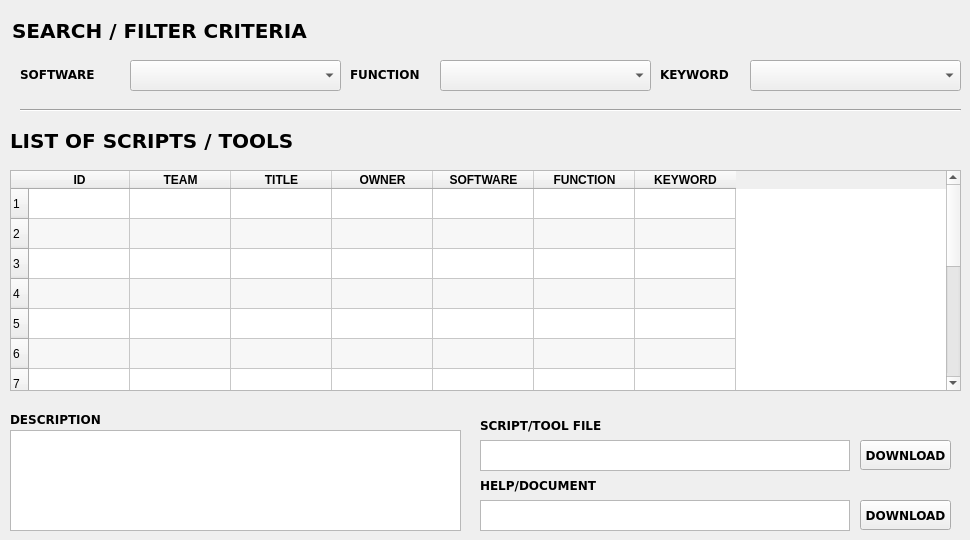
    <widget class="QWidget" name="tab">
     <attribute name="title">
      <string>SEARCH</string>
     </attribute>
     <widget class="QLabel" name="label_51">
      <property name="geometry">
       <rect>
        <x>12</x>
        <y>20</y>
        <width>431</width>
        <height>21</height>
       </rect>
      </property>
      <property name="font">
       <font>
        <family>Verdana</family>
        <pointsize>15</pointsize>
        <weight>75</weight>
        <bold>true</bold>
       </font>
      </property>
      <property name="text">
       <string>SEARCH / FILTER CRITERIA</string>
      </property>
     </widget>
     <widget class="Line" name="line">
      <property name="geometry">
       <rect>
        <x>20</x>
        <y>100</y>
        <width>941</width>
        <height>21</height>
       </rect>
      </property>
      <property name="orientation">
       <enum>Qt::Horizontal</enum>
      </property>
     </widget>
     <widget class="QLabel" name="label_48">
      <property name="geometry">
       <rect>
        <x>20</x>
        <y>65</y>
        <width>90</width>
        <height>20</height>
       </rect>
      </property>
      <property name="font">
       <font>
        <family>Verdana</family>
        <pointsize>9</pointsize>
        <weight>75</weight>
        <bold>true</bold>
       </font>
      </property>
      <property name="text">
       <string>&lt;html&gt;&lt;head/&gt;&lt;body&gt;&lt;p&gt;SOFTWARE&lt;/p&gt;&lt;/body&gt;&lt;/html&gt;</string>
      </property>
     </widget>
     <widget class="QComboBox" name="search_software">
      <property name="geometry">
       <rect>
        <x>130</x>
        <y>60</y>
        <width>211</width>
        <height>31</height>
       </rect>
      </property>
     </widget>
     <widget class="QComboBox" name="search_function">
      <property name="geometry">
       <rect>
        <x>440</x>
        <y>60</y>
        <width>211</width>
        <height>31</height>
       </rect>
      </property>
     </widget>
     <widget class="QLabel" name="label_49">
      <property name="geometry">
       <rect>
        <x>350</x>
        <y>65</y>
        <width>90</width>
        <height>20</height>
       </rect>
      </property>
      <property name="font">
       <font>
        <family>Verdana</family>
        <pointsize>9</pointsize>
        <weight>75</weight>
        <bold>true</bold>
       </font>
      </property>
      <property name="text">
       <string>&lt;html&gt;&lt;head/&gt;&lt;body&gt;&lt;p&gt;FUNCTION&lt;/p&gt;&lt;/body&gt;&lt;/html&gt;</string>
      </property>
     </widget>
     <widget class="QComboBox" name="search_keyword">
      <property name="geometry">
       <rect>
        <x>750</x>
        <y>60</y>
        <width>211</width>
        <height>31</height>
       </rect>
      </property>
     </widget>
     <widget class="QLabel" name="label_50">
      <property name="geometry">
       <rect>
        <x>660</x>
        <y>65</y>
        <width>90</width>
        <height>20</height>
       </rect>
      </property>
      <property name="font">
       <font>
        <family>Verdana</family>
        <pointsize>9</pointsize>
        <weight>75</weight>
        <bold>true</bold>
       </font>
      </property>
      <property name="text">
       <string>&lt;html&gt;&lt;head/&gt;&lt;body&gt;&lt;p&gt;KEYWORD&lt;/p&gt;&lt;/body&gt;&lt;/html&gt;</string>
      </property>
     </widget>
     <widget class="QTableWidget" name="search_scripts_table">
      <property name="geometry">
       <rect>
        <x>10</x>
        <y>170</y>
        <width>951</width>
        <height>221</height>
       </rect>
      </property>
      <property name="mouseTracking">
       <bool>true</bool>
      </property>
      <property name="autoFillBackground">
       <bool>false</bool>
      </property>
      <property name="frameShadow">
       <enum>QFrame::Sunken</enum>
      </property>
      <property name="lineWidth">
       <number>1</number>
      </property>
      <property name="midLineWidth">
       <number>0</number>
      </property>
      <property name="editTriggers">
       <set>QAbstractItemView::DoubleClicked|QAbstractItemView::SelectedClicked</set>
      </property>
      <property name="dragDropOverwriteMode">
       <bool>false</bool>
      </property>
      <property name="alternatingRowColors">
       <bool>true</bool>
      </property>
      <property name="selectionMode">
       <enum>QAbstractItemView::SingleSelection</enum>
      </property>
      <property name="selectionBehavior">
       <enum>QAbstractItemView::SelectRows</enum>
      </property>
      <property name="gridStyle">
       <enum>Qt::SolidLine</enum>
      </property>
      <property name="sortingEnabled">
       <bool>true</bool>
      </property>
      <property name="rowCount">
       <number>14</number>
      </property>
      <attribute name="horizontalHeaderCascadingSectionResizes">
       <bool>true</bool>
      </attribute>
      <attribute name="horizontalHeaderDefaultSectionSize">
       <number>101</number>
      </attribute>
      <attribute name="verticalHeaderCascadingSectionResizes">
       <bool>false</bool>
      </attribute>
      <attribute name="verticalHeaderShowSortIndicator" stdset="0">
       <bool>false</bool>
      </attribute>
      <attribute name="verticalHeaderStretchLastSection">
       <bool>false</bool>
      </attribute>
      <row/>
      <row/>
      <row/>
      <row/>
      <row/>
      <row/>
      <row/>
      <row/>
      <row/>
      <row/>
      <row/>
      <row/>
      <row/>
      <row/>
      <column>
       <property name="text">
        <string>ID</string>
       </property>
       <property name="font">
        <font>
         <pointsize>9</pointsize>
         <weight>75</weight>
         <bold>true</bold>
        </font>
       </property>
      </column>
      <column>
       <property name="text">
        <string>TEAM</string>
       </property>
       <property name="font">
        <font>
         <weight>75</weight>
         <bold>true</bold>
        </font>
       </property>
      </column>
      <column>
       <property name="text">
        <string>TITLE</string>
       </property>
       <property name="font">
        <font>
         <weight>75</weight>
         <bold>true</bold>
        </font>
       </property>
      </column>
      <column>
       <property name="text">
        <string>OWNER</string>
       </property>
       <property name="font">
        <font>
         <weight>75</weight>
         <bold>true</bold>
        </font>
       </property>
      </column>
      <column>
       <property name="text">
        <string>SOFTWARE</string>
       </property>
       <property name="font">
        <font>
         <weight>75</weight>
         <bold>true</bold>
        </font>
       </property>
      </column>
      <column>
       <property name="text">
        <string>FUNCTION</string>
       </property>
       <property name="font">
        <font>
         <weight>75</weight>
         <bold>true</bold>
        </font>
       </property>
      </column>
      <column>
       <property name="text">
        <string>KEYWORD</string>
       </property>
       <property name="font">
        <font>
         <weight>75</weight>
         <bold>true</bold>
        </font>
       </property>
      </column>
     </widget>
     <widget class="QTextBrowser" name="search_description">
      <property name="geometry">
       <rect>
        <x>10</x>
        <y>430</y>
        <width>451</width>
        <height>101</height>
       </rect>
      </property>
      <property name="mouseTracking">
       <bool>false</bool>
      </property>
      <property name="documentTitle">
       <string/>
      </property>
     </widget>
     <widget class="QLabel" name="label_52">
      <property name="geometry">
       <rect>
        <x>10</x>
        <y>410</y>
        <width>121</width>
        <height>20</height>
       </rect>
      </property>
      <property name="font">
       <font>
        <family>Verdana</family>
        <weight>50</weight>
        <bold>false</bold>
       </font>
      </property>
      <property name="text">
       <string>&lt;html&gt;&lt;head/&gt;&lt;body&gt;&lt;p&gt;&lt;span style=&quot; font-size:9pt; font-weight:600;&quot;&gt;DESCRIPTION&lt;/span&gt;&lt;/p&gt;&lt;/body&gt;&lt;/html&gt;</string>
      </property>
     </widget>
     <widget class="QTextBrowser" name="search_script_tool_path">
      <property name="geometry">
       <rect>
        <x>480</x>
        <y>440</y>
        <width>370</width>
        <height>31</height>
       </rect>
      </property>
      <property name="mouseTracking">
       <bool>false</bool>
      </property>
      <property name="inputMethodHints">
       <set>Qt::ImhNone</set>
      </property>
      <property name="documentTitle">
       <string/>
      </property>
     </widget>
     <widget class="QPushButton" name="search_script_tool_path_download">
      <property name="geometry">
       <rect>
        <x>860</x>
        <y>440</y>
        <width>91</width>
        <height>30</height>
       </rect>
      </property>
      <property name="font">
       <font>
        <family>Verdana</family>
        <weight>75</weight>
        <bold>true</bold>
       </font>
      </property>
      <property name="text">
       <string>DOWNLOAD</string>
      </property>
     </widget>
     <widget class="QTextBrowser" name="search_script_help_path">
      <property name="geometry">
       <rect>
        <x>480</x>
        <y>500</y>
        <width>370</width>
        <height>31</height>
       </rect>
      </property>
      <property name="mouseTracking">
       <bool>false</bool>
      </property>
      <property name="inputMethodHints">
       <set>Qt::ImhNone</set>
      </property>
      <property name="documentTitle">
       <string/>
      </property>
     </widget>
     <widget class="QPushButton" name="search_script_help_path_download">
      <property name="geometry">
       <rect>
        <x>860</x>
        <y>500</y>
        <width>91</width>
        <height>30</height>
       </rect>
      </property>
      <property name="font">
       <font>
        <family>Verdana</family>
        <weight>75</weight>
        <bold>true</bold>
       </font>
      </property>
      <property name="text">
       <string>DOWNLOAD</string>
      </property>
     </widget>
     <widget class="QLabel" name="label_53">
      <property name="geometry">
       <rect>
        <x>480</x>
        <y>416</y>
        <width>161</width>
        <height>20</height>
       </rect>
      </property>
      <property name="font">
       <font>
        <family>Verdana</family>
        <weight>50</weight>
        <bold>false</bold>
       </font>
      </property>
      <property name="text">
       <string>&lt;html&gt;&lt;head/&gt;&lt;body&gt;&lt;p&gt;&lt;span style=&quot; font-size:9pt; font-weight:600;&quot;&gt;SCRIPT/TOOL FILE&lt;/span&gt;&lt;/p&gt;&lt;/body&gt;&lt;/html&gt;</string>
      </property>
     </widget>
     <widget class="QLabel" name="label_54">
      <property name="geometry">
       <rect>
        <x>480</x>
        <y>476</y>
        <width>131</width>
        <height>20</height>
       </rect>
      </property>
      <property name="font">
       <font>
        <family>Verdana</family>
        <weight>50</weight>
        <bold>false</bold>
       </font>
      </property>
      <property name="text">
       <string>&lt;html&gt;&lt;head/&gt;&lt;body&gt;&lt;p&gt;&lt;span style=&quot; font-size:9pt; font-weight:600;&quot;&gt;HELP/DOCUMENT&lt;/span&gt;&lt;/p&gt;&lt;/body&gt;&lt;/html&gt;</string>
      </property>
     </widget>
     <widget class="QLabel" name="label_102">
      <property name="geometry">
       <rect>
        <x>10</x>
        <y>130</y>
        <width>381</width>
        <height>21</height>
       </rect>
      </property>
      <property name="font">
       <font>
        <family>Verdana</family>
        <pointsize>15</pointsize>
        <weight>75</weight>
        <bold>true</bold>
       </font>
      </property>
      <property name="text">
       <string>LIST OF SCRIPTS / TOOLS</string>
      </property>
     </widget>
    </widget>
